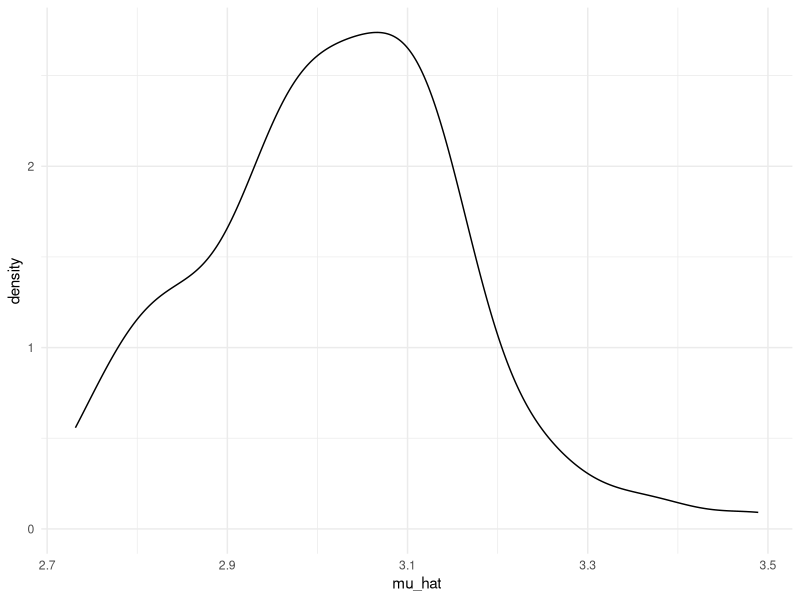
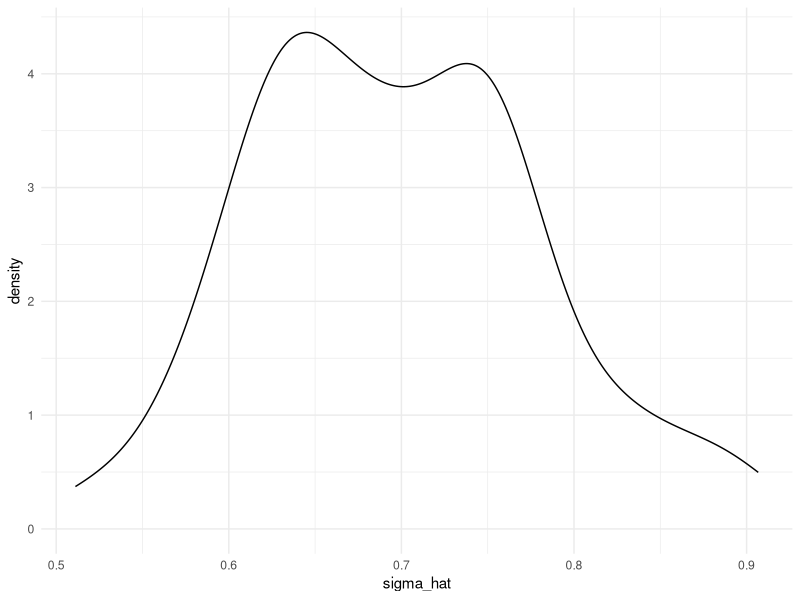
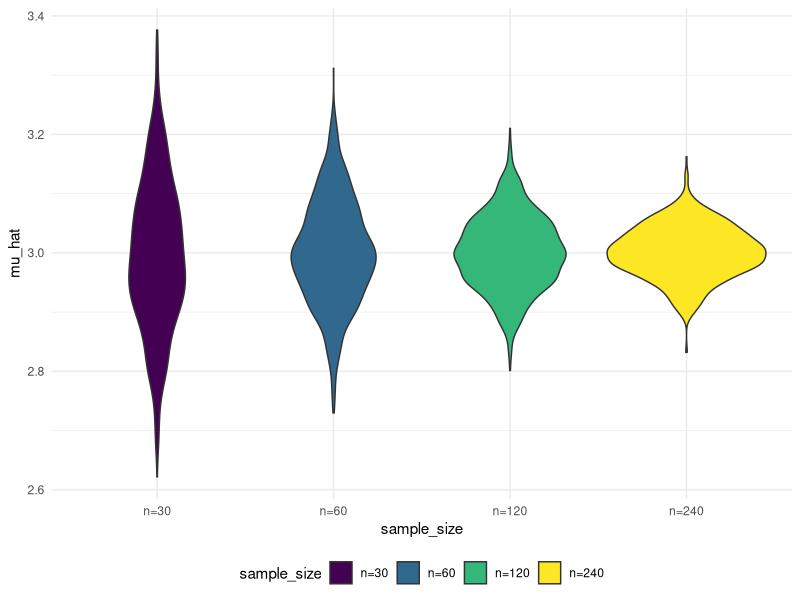

The R script that drew these images, in order:
## ---- chunk 1
library(tidyverse)

knitr::opts_chunk$set(
  fig.width=6,
  fig.asp=.6,
  out.width ="90%"
)

theme_set(theme_minimal() +theme(legend.position = "bottom"))

options(
  ggplot2.continuous.color = "viridis",
  ggplot2.continuous.fill = "viridis"
)

scale_colour_discrete = scale_color_viridis_d
scale_fill_discrete=scale_fill_viridis_d
## ---- chunk 2
sim_mean_sd = function(n, mu = 3, sigma = .7) {
  
  sim_data = tibble(
    x = rnorm(n, mean = mu, sd = sigma),
  )
  
  sim_data %>% 
    summarize(
      mu_hat = mean(x),
      sigma_hat = sd(x)
    )
}
## ---- chunk 3
sim_mean_sd(30)
## ---- chunk 4
output = vector("list", length = 100)

for (i in 1:100) {
  output[[i]] =sim_mean_sd(30)
}

output = bind_rows(output)

mean(output$mu_hat)
## ---- chunk 5
sim_results =
rerun(100, sim_mean_sd(30)) %>% 
  bind_rows()
## ---- chunk 6
sim_results %>% 
  ggplot(aes(x=mu_hat)) + geom_density()

sim_results %>% 
  summarize(
    avg_sample_men = mean(mu_hat),
    sd_samp_mean = sd(mu_hat)
  )

sim_results %>% 
  ggplot(aes(x=sigma_hat)) + geom_density()
## ---- chunk 7
n_list =
  list(
    "n=30" = 30,
    "n=60" = 60,
    "n=120" = 120,
    "n=240" = 240
  )

output = vector("list", length = 4)

output[[1]] = rerun(100, sim_mean_sd(n_list[[1]])) %>% bind_rows()

for( i in 1:4) {
  output[[i]] = rerun(100, sim_mean_sd(n_list[[i]])) %>% bind_rows()
}
## ---- chunk 8
sim_results = 
tibble(
  sample_size = c(30,60,120,240)
) %>% 
  mutate(
    output_lists = map(.x = sample_size, ~rerun(1000, sim_mean_sd(.x))),
    estimate_df = map(output_lists, bind_rows)
  ) %>% 
  select(-output_lists) %>% 
  unnest(estimate_df)
  
## ---- chunk 9
sim_results %>% 
  mutate(
    sample_size = str_c("n=", sample_size),
    sample_size = fct_inorder(sample_size)
  ) %>% 
  ggplot(aes(x=sample_size, y = mu_hat, fill = sample_size)) + 
  geom_violin()
## ---- chunk 10
sim_results %>% 
  group_by(sample_size) %>% 
  summarize(
    avg_samp_mean = mean(mu_hat),
    sd_samp_mean = sd(mu_hat)
  )
